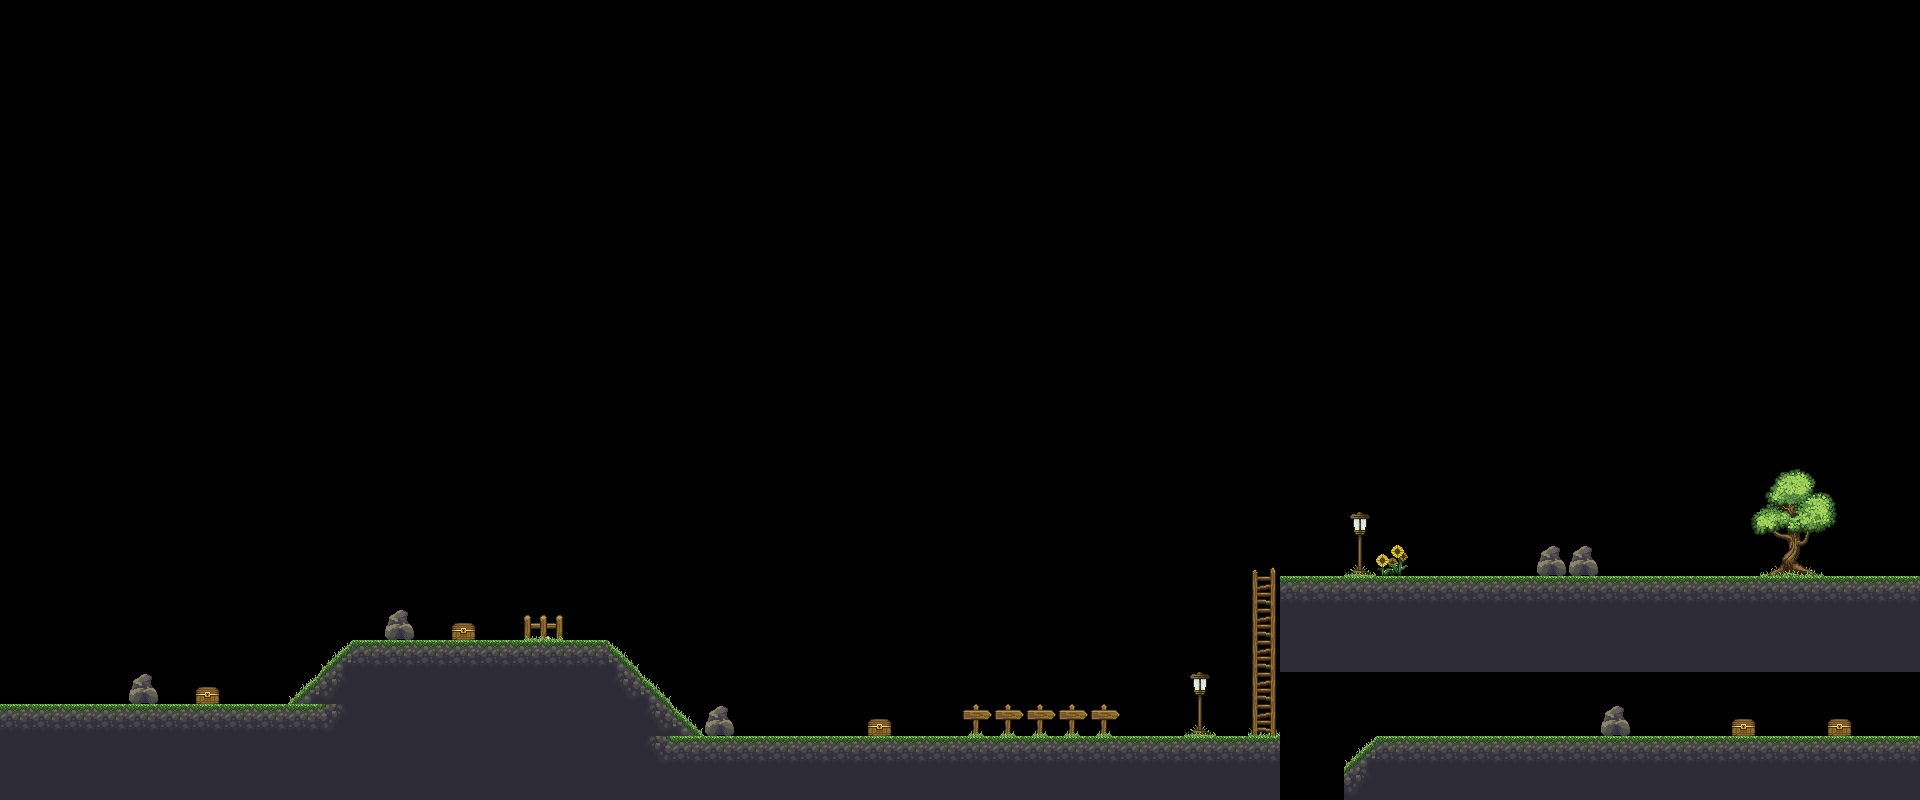

Tiled map render using the project's own tile images. Description and the map definition, with tile-layer contents summarised, below:
An orthogonal 60x25 tile map with 32x32 px tiles, 1 tile layer (图块层 1) and 2 objects (Player, Enemy).

<map version="1.8" tiledversion="1.8.4" orientation="orthogonal" renderorder="right-down" width="60" height="25" tilewidth="32" tileheight="32" infinite="0" nextlayerid="3" nextobjectid="5">
 <properties>
  <property name="enemy_attack" value="data/Knight2_AttackNoMovement.png" />
  <property name="knight_run" value="data/Knight_Run1.png" />
 </properties>
 <tileset firstgid="1" name="tileset02" tilewidth="32" tileheight="32" tilecount="60" columns="10">
  <image source="data/tileset03.png" trans="d0e4e3" width="320" height="192" />
 </tileset>
 <layer id="1" name="图块层 1" width="60" height="25">
  <data>[1500 cells, 263 non-empty, 30 distinct tile ids]</data>
 </layer>
 <objectgroup id="2" name="对象层 1">
  <object id="1" name="Knight_Will" type="Player" x="0" y="0" width="120" height="40">
   <properties>
    <property name="collisionHeight" type="int" value="40" />
    <property name="collisionOffsetX" type="int" value="40" />
    <property name="collisionOffsetY" type="int" value="0" />
    <property name="collisionWidth" type="int" value="30" />
    <property name="numFrames" type="int" value="10" />
    <property name="textureHeight" type="int" value="40" />
    <property name="textureID" value="knight_run" />
    <property name="textureWidth" value="120" />
   </properties>
  </object>
  <object id="2" name="Knight_Death" type="Enemy" x="791.977" y="654.388" width="120" height="80">
   <properties>
    <property name="collisionHeight" type="int" value="40" />
    <property name="collisionOffsetX" type="int" value="15" />
    <property name="collisionOffsetY" type="int" value="40" />
    <property name="collisionWidth" type="int" value="30" />
    <property name="numFrames" type="int" value="4" />
    <property name="textureHeight" type="int" value="80" />
    <property name="textureID" value="enemy_attack" />
    <property name="textureWidth" type="int" value="120" />
   </properties>
  </object>
 </objectgroup>
</map>